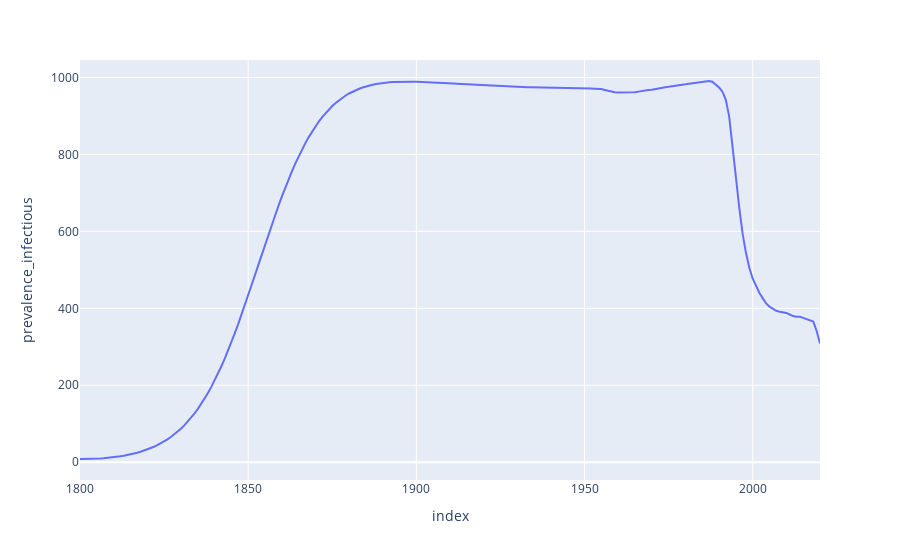

The notebook cell saved with this chart:
### Code cell
prev_plot = px.line(
    derived_df_0,
    x=derived_df_0.index,
    y="prevalence_infectious",
)
prev_plot.show()
# prev_plot.write_image(str(SUPPLEMENT_PATH) + "/prevalance.jpg")

### Figure 1 — Plotly figure (JSON) as saved in the notebook; plotly's stock layout.template omitted (floating-point values rounded to 4 significant figures; data arrays with more than 128 entries replaced by an {"elided": "..."} marker saying what was removed)
{"data": [{"hovertemplate": "index=%{x}<br>prevalence_infectious=%{y}<extra></extra>", "legendgroup": "", "line": {"color": "#636efa", "dash": "solid"}, "marker": {"symbol": "circle"}, "mode": "lines", "name": "", "orientation": "v", "showlegend": false, "type": "scatter", "x": {"elided": "221 int values"}, "xaxis": "x", "y": {"elided": "221 float values"}, "yaxis": "y"}], "layout": {"legend": {"tracegroupgap": 0}, "margin": {"t": 60}, "xaxis": {"anchor": "y", "domain": [0, 1], "title": {"text": "index"}}, "yaxis": {"anchor": "x", "domain": [0, 1], "title": {"text": "prevalence_infectious"}}}}
